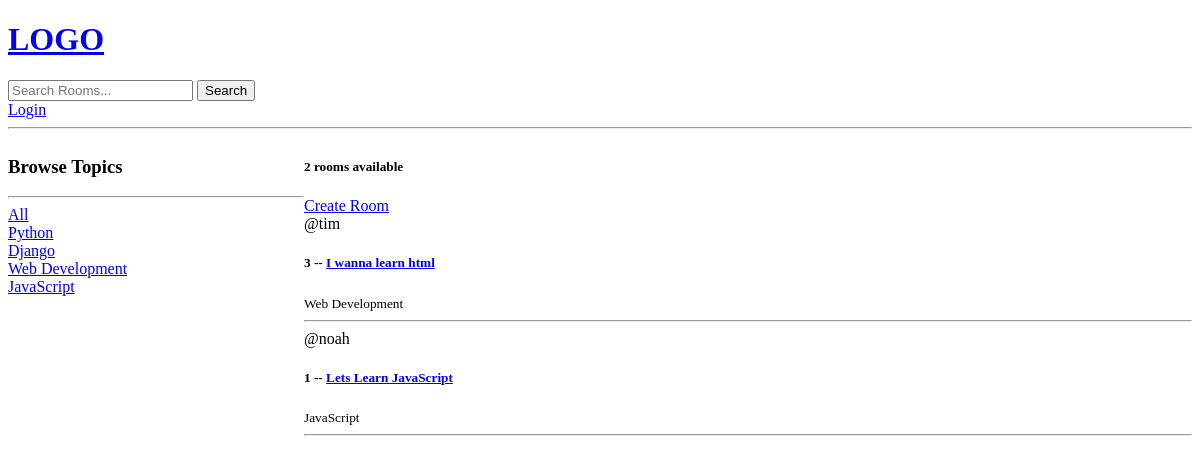
Before: / with the older database file.
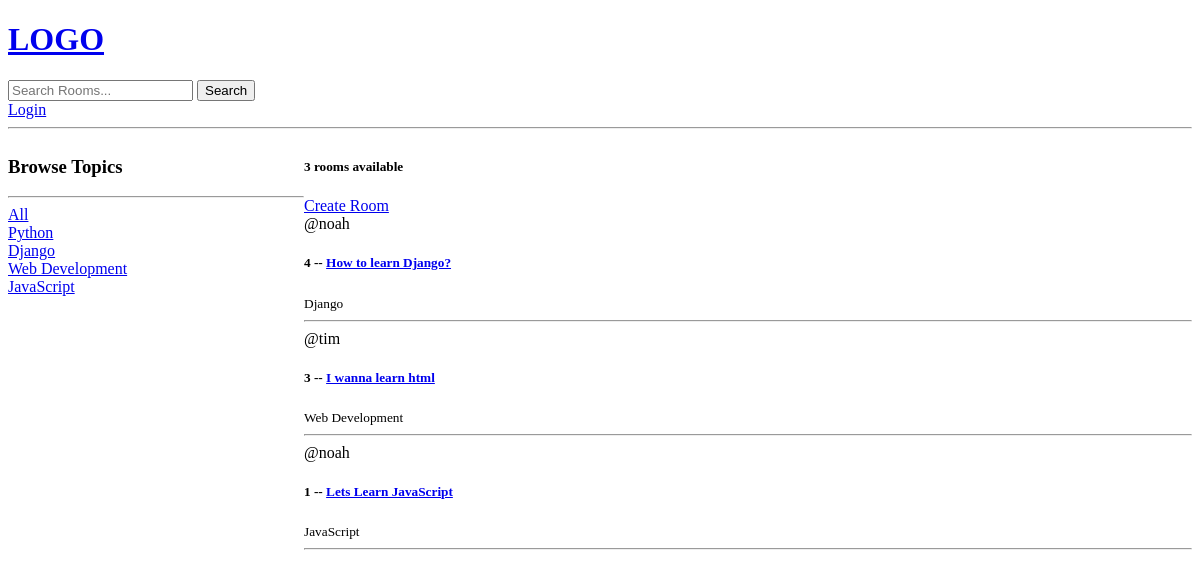
After: the same page with the newer database file.
### base/models.py (models this page shows, shortened)
class Topic(models.Model):
    name = models.CharField(max_length=100)

class Room(models.Model):
    host = models.ForeignKey(User, on_delete=models.SET_NULL, null=True)
    topic = models.ForeignKey(Topic, on_delete=models.SET_NULL, null=True)
    name = models.CharField(max_length=100)
    description = models.TextField(null=True, blank=True)
    updated = models.DateTimeField(auto_now=True)
    created = models.DateTimeField(auto_now_add=True)
    class Meta:
        ordering = ("-updated", "-created")

### base/views.py (the view)
# urls.py: path("", views.home, name="home"),
def home(request):
    q = request.GET.get("q") if request.GET.get("q") != None else ""
    rooms = Room.objects.filter(
        Q(topic__name__icontains=q) | Q(name__icontains=q) | Q(description__icontains=q)
    )
    topics = Topic.objects.all()
    room_count = rooms.count()
    context = {
        "rooms": rooms,
        "topics": topics,
        "room_count": room_count,
    }
    return render(request, "base/home.html", context)

### base/templates/base/home.html (shortened to what this page needs)
{% extends 'main.html' %}
{% block content %}
<div class="home-container">
    <div>
        <h3>Browse Topics</h3>
        <hr>
        <div>
            <a href="{% url 'home' %}">All</a>
        </div>
        {% for topic in topics %}
        <div>
            <a href="{% url 'home' %}?q={{topic.name}}">{{topic.name}}</a>
        </div>
        {% endfor %}
    </div>
    <div>
        {% if room_count == 1%}
        <h5>{{room_count}} room available</h5>
        {% else %}
        <h5>{{room_count}} rooms available</h5>
        {% endif %}
        <a href="{% url 'create-room' %}">Create Room</a>
        <div>
            {% for room in rooms %}
                <div>
                    <span>@{{room.host.username}}</span>
                    <h5>{{room.id}} -- <a href="{% url 'room' room.id%}">{{room.name}}</a></h5>
                    <small>{{room.topic.name}}</small>
                    <hr>
                </div>
            {% endfor %}
        </div>
    </div>
</div>
{% endblock content %}

### templates/main.html (shortened to what this page needs)
<!DOCTYPE html>
<html lang="en">
<head>
</head>
<body>
    {% include 'navbar.html' %}
    {% block content %}
    {% endblock %}
</body>
</html>

### templates/navbar.html
<a href="/">
    <h1>LOGO</h1>
</a>
<form method="GET" action="{% url 'home' %}">
    <input type="text" name="q" placeholder="Search Rooms..." value="{{request.GET.q}}">
    <input type="Submit" value="Search">
</form>
{% if request.user.is_authenticated %}
<a href="{% url 'logout'%}">Logout</a>
{% else %}
<a href="{% url 'login' %}">Login</a>
{% endif %}
<hr>

### base/templates/base/home.html (style rules this page uses)
.home-container { display: grid; grid-template-columns: 1fr 3fr; }

Changed rows visible on the page:
added Room: host.username "noah", id "4", name "How to learn Django?", topic.name "Django"
Other visible differences:
{{ room_count }}: "2" → "3"
